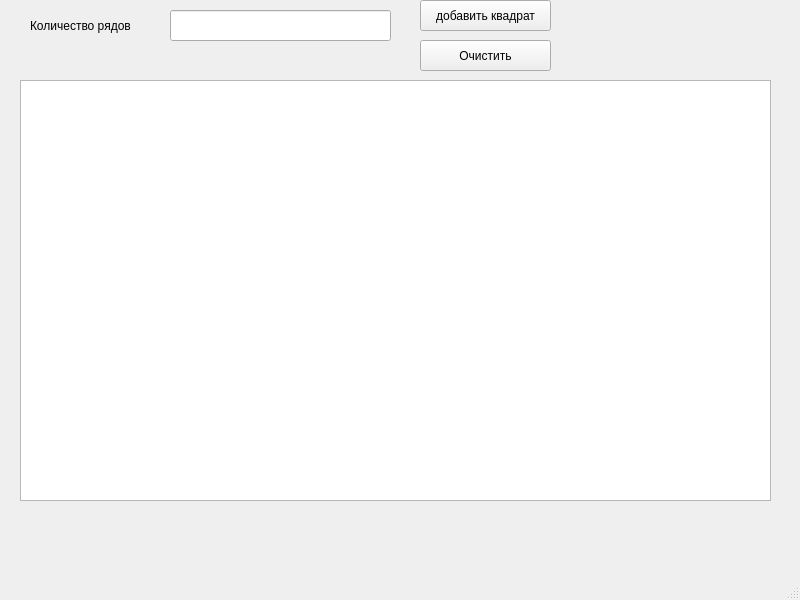
<?xml version="1.0" encoding="UTF-8"?>
<ui version="4.0">
 <class>MainWindow</class>
 <widget class="QMainWindow" name="MainWindow">
  <property name="geometry">
   <rect>
    <x>0</x>
    <y>0</y>
    <width>800</width>
    <height>600</height>
   </rect>
  </property>
  <property name="windowTitle">
   <string>MainWindow</string>
  </property>
  <widget class="QWidget" name="centralwidget">
   <widget class="QGraphicsView" name="graphicsView">
    <property name="geometry">
     <rect>
      <x>20</x>
      <y>80</y>
      <width>751</width>
      <height>421</height>
     </rect>
    </property>
   </widget>
   <widget class="QPushButton" name="pushButton1">
    <property name="geometry">
     <rect>
      <x>420</x>
      <y>40</y>
      <width>131</width>
      <height>31</height>
     </rect>
    </property>
    <property name="text">
     <string>Очистить</string>
    </property>
   </widget>
   <widget class="QPushButton" name="pushButton">
    <property name="geometry">
     <rect>
      <x>420</x>
      <y>0</y>
      <width>131</width>
      <height>31</height>
     </rect>
    </property>
    <property name="text">
     <string>добавить квадрат</string>
    </property>
   </widget>
   <widget class="QLineEdit" name="lineEdit">
    <property name="geometry">
     <rect>
      <x>170</x>
      <y>10</y>
      <width>221</width>
      <height>31</height>
     </rect>
    </property>
   </widget>
   <widget class="QLabel" name="label">
    <property name="geometry">
     <rect>
      <x>30</x>
      <y>10</y>
      <width>131</width>
      <height>31</height>
     </rect>
    </property>
    <property name="text">
     <string>Количество рядов</string>
    </property>
   </widget>
   <widget class="QLabel" name="label_2">
    <property name="geometry">
     <rect>
      <x>200</x>
      <y>50</y>
      <width>141</width>
      <height>20</height>
     </rect>
    </property>
    <property name="text">
     <string/>
    </property>
   </widget>
  </widget>
  <widget class="QMenuBar" name="menubar">
   <property name="geometry">
    <rect>
     <x>0</x>
     <y>0</y>
     <width>800</width>
     <height>25</height>
    </rect>
   </property>
  </widget>
  <widget class="QStatusBar" name="statusbar"/>
 </widget>
 <resources/>
 <connections/>
</ui>
